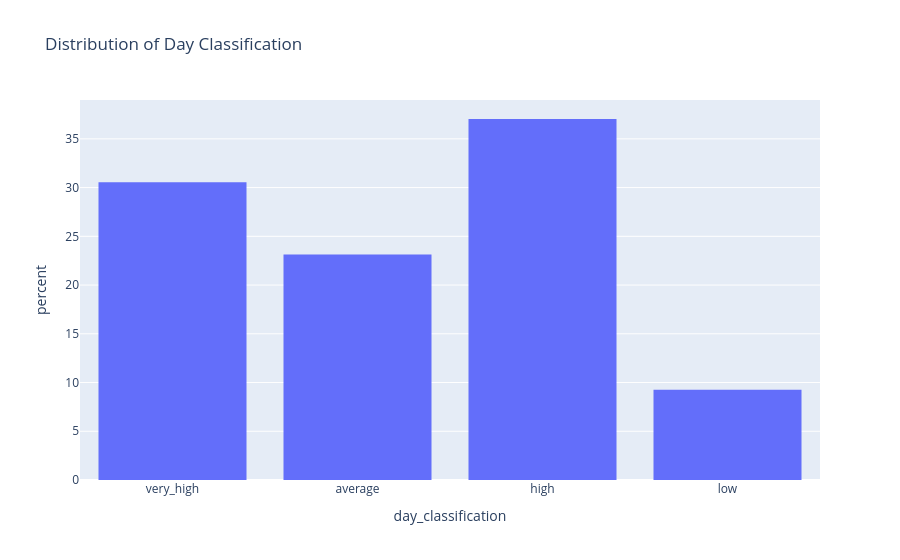

This figure's notebook cell:
### Code cell
daily_summary_filtered = daily_summary[daily_summary['Date'] > '2023-01-12']
fig = px.histogram(daily_summary_filtered, x='day_classification', title='Distribution of Day Classification', histnorm='percent')
fig.show()

### Figure 1 — Plotly figure (JSON) as saved in the notebook; plotly's stock layout.template omitted (floating-point values rounded to 4 significant figures; data arrays with more than 128 entries replaced by an {"elided": "..."} marker saying what was removed)
{"data": [{"alignmentgroup": "True", "bingroup": "x", "histnorm": "percent", "hovertemplate": "day_classification=%{x}<br>percent=%{y}<extra></extra>", "legendgroup": "", "marker": {"color": "#636efa", "pattern": {"shape": ""}}, "name": "", "offsetgroup": "", "orientation": "v", "showlegend": false, "type": "histogram", "x": {"elided": "216 str values"}, "xaxis": "x", "yaxis": "y"}], "layout": {"barmode": "relative", "legend": {"tracegroupgap": 0}, "title": {"text": "Distribution of Day Classification"}, "xaxis": {"anchor": "y", "domain": [0, 1], "title": {"text": "day_classification"}}, "yaxis": {"anchor": "x", "domain": [0, 1], "title": {"text": "percent"}}}}
